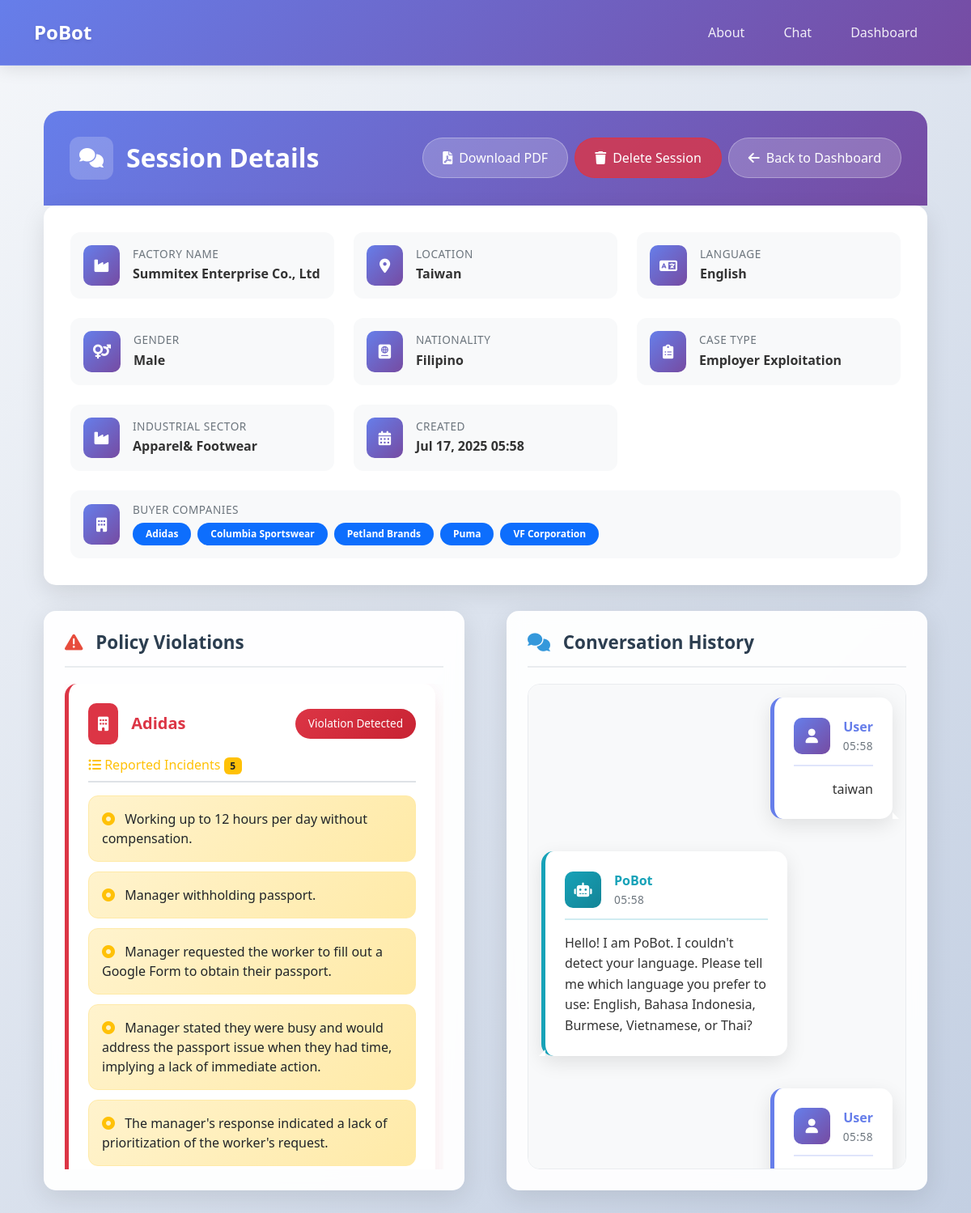
/session/35/, run on the app's committed database.
### chatbot/models.py (models this page shows, shortened)
class ChatSession(models.Model):
    user_name = models.CharField(max_length=255, null=True, blank=True)
    language = models.CharField(max_length=100, null=True, blank=True)
    location = models.CharField(max_length=255, null=True, blank=True)
    gender = models.CharField(max_length=50, null=True, blank=True)
    nationality = models.CharField(max_length=100, null=True, blank=True)
    job_in_factory = models.CharField(max_length=255, null=True, blank=True)
    factory_name = models.CharField(max_length=255, null=True, blank=True)
    factory_product = models.CharField(max_length=255, null=True, blank=True)
    industrial_sector = models.CharField(max_length=255, null=True, blank=True)
    recruitment_agency_name = models.CharField(max_length=255, null=True, blank=True)
    created_at = models.DateTimeField(auto_now_add=True)
    updated_at = models.DateTimeField(auto_now=True)
    case_type = models.CharField(max_length=100, null=True, blank=True)
    incident_description = models.TextField(null=True, blank=True)

class BuyerCompany(models.Model):
    session = models.ForeignKey(ChatSession, related_name='buyer_companies', on_delete=models.CASCADE)
    name = models.CharField(max_length=255)

class PolicyViolation(models.Model):
    id = models.UUIDField(primary_key=True, default=uuid.uuid4, editable=False)
    session = models.ForeignKey(ChatSession, related_name='violations', on_delete=models.CASCADE)
    buyer_company = models.CharField(max_length=255)
    violation_text = models.TextField()
    complaint_summary = models.TextField(blank=True, null=True)
    incidents = models.TextField(blank=True, null=True)  # JSON string of incidents list
    policy_violations = models.TextField(blank=True, null=True)  # JSON string of policy violations list
    created_at = models.DateTimeField(auto_now_add=True)
    updated_at = models.DateTimeField(auto_now=True)
    def get_incidents_list(self):
        if not self.incidents:
            return []
        try:
            return json.loads(self.incidents)
        except json.JSONDecodeError:
            return []
    def get_violations_list(self):
        if not self.policy_violations:
            return []
        try:
            return json.loads(self.policy_violations)
        except json.JSONDecodeError:
            return []

class ChatMessage(models.Model):
    session = models.ForeignKey(ChatSession, related_name='messages', on_delete=models.CASCADE)
    role = models.CharField(max_length=20)  # 'user' or 'assistant'
    content = models.TextField()
    timestamp = models.DateTimeField(auto_now_add=True)
    class Meta:
        ordering = ['timestamp']

### chatbot/views.py (the view)
# urls.py: path('session/<int:session_id>/', page_view_manager.session_detail, name='session_detail'),
    def session_detail(self, request, session_id):
        session = ChatSession.objects.get(id=session_id)
        messages = session.messages.all()
        violations = session.violations.all()
        buyer_companies = session.buyer_companies.all()
        return render(request, 'chatbot/session_detail.html', {
            'session': session,
            'messages': messages,
            'violations': violations,
            'buyer_companies': buyer_companies
        })

### templates/chatbot/session_detail.html (shortened to what this page needs)
{% extends 'base.html' %}
{% load static %}
{% block extra_css %}
<link rel="stylesheet" href="https://cdnjs.cloudflare.com/ajax/libs/font-awesome/6.0.0/css/all.min.css">
{% endblock %}
{% block content %}
<div class="session-wrapper">
    <div class="container">
        <div class="session-header">
            <div class="d-flex justify-content-between align-items-center">
                <h2>
                    <span class="header-icon">
                        <i class="fas fa-comments"></i>
                    </span>
                    Session Details
                </h2>
                <div class="d-flex gap-2">
                    {% if session.violations.exists %}
                    <a href="{% url 'download_session_pdf' session.id %}" class="back-btn" title="Download PDF Report">
                        <i class="fas fa-file-pdf"></i> Download PDF
                    </a>
                    {% endif %}
                    <button type="button" class="delete-btn" data-bs-toggle="modal" data-bs-target="#deleteModal" title="Delete Session">
                        <i class="fas fa-trash"></i> Delete Session
                    </button>
                    <a href="{% url 'dashboard' %}" class="back-btn">
                        <i class="fas fa-arrow-left"></i> Back to Dashboard
                    </a>
                </div>
            </div>
        </div>
        <div class="session-info">
            <div class="info-grid">
                <div class="info-item">
                    <div class="info-icon">
                        <i class="fas fa-industry"></i>
                    </div>
                    <div class="info-content">
                        <h6>Factory Name</h6>
                        <p>{{ session.factory_name|default:"Unknown" }}</p>
                    </div>
                </div>
                <div class="info-item">
                    <div class="info-icon">
                        <i class="fas fa-map-marker-alt"></i>
                    </div>
                    <div class="info-content">
                        <h6>Location</h6>
                        <p>{{ session.location|default:"Unknown" }}</p>
                    </div>
                </div>
                <div class="info-item">
                    <div class="info-icon">
                        <i class="fas fa-language"></i>
                    </div>
                    <div class="info-content">
                        <h6>Language</h6>
                        <p>{{ session.language|default:"Unknown" }}</p>
                    </div>
                </div>
                <div class="info-item">
                    <div class="info-icon">
                        <i class="fas fa-venus-mars"></i>
                    </div>
                    <div class="info-content">
                        <h6>Gender</h6>
                        <p>{{ session.gender|default:"Unknown" }}</p>
                    </div>
                </div>
                <div class="info-item">
                    <div class="info-icon">
                        <i class="fas fa-passport"></i>
                    </div>
                    <div class="info-content">
                        <h6>Nationality</h6>
                        <p>{{ session.nationality|default:"Unknown" }}</p>
                    </div>
                </div>
                <div class="info-item">
                    <div class="info-icon">
                        <i class="fas fa-clipboard-list"></i>
                    </div>
                    <div class="info-content">
                        <h6>Case Type</h6>
                        <p>{% if session.case_type %}{{ session.case_type }}{% else %}Not classified{% endif %}</p>
                    </div>
                </div>
                <div class="info-item">
                    <div class="info-icon">
                        <i class="fas fa-industry"></i>
                    </div>
                    <div class="info-content">
                        <h6>Industrial Sector</h6>
                        <p>{{ session.industrial_sector|default:"Unknown" }}</p>
                    </div>
                </div>
                <div class="info-item">
                    <div class="info-icon">
                        <i class="fas fa-calendar-alt"></i>
                    </div>
                    <div class="info-content">
                        <h6>Created</h6>
                        <p>{{ session.created_at|date:"M d, Y H:i" }}</p>
                    </div>
                </div>
                <div class="info-item" style="grid-column: 1 / -1;">
                    <div class="info-icon">
                        <i class="fas fa-building"></i>
                    </div>
                    <div class="info-content">
                        <h6>Buyer Companies</h6>
                        <div class="d-flex flex-wrap gap-2 mt-2">
                            {% for company in session.buyer_companies.all %}
                                <span class="badge bg-primary rounded-pill px-3 py-2">{{ company.name }}</span>
                            {% empty %}
                                <span class="text-muted">None identified</span>
                            {% endfor %}
                        </div>
                    </div>
                </div>
            </div>
        </div>
        <div class="content-columns">
            <div class="violations-column">
                {% if session.violations.exists %}
                <div class="violations-wrapper">
                    <div class="violations-header">
                        <h3><i class="fas fa-exclamation-triangle"></i> Policy Violations</h3>
                    </div>
                    <div class="violations-container">
                        {% for violation in session.violations.all %}
                        <div class="policy-violation">
                            <div class="violation-header">
                                <div class="violation-icon">
                                    <i class="fas fa-building"></i>
                                </div>
                                <div class="violation-title">
                                    <h5>{{ violation.buyer_company }}</h5>
                                </div>
                                <div class="violation-badge">
                                    Violation Detected
                                </div>
                            </div>
                            {% if violation.get_incidents_list %}
                            <div class="section-header">
                                <h6 class="text-warning mb-0">
                                    <i class="fas fa-list-ul"></i> Reported Incidents
                                    <span class="badge bg-warning text-dark">{{ violation.get_incidents_list|length }}</span>
                                </h6>
                            </div>
                            {% for incident in violation.get_incidents_list %}
                            <div class="incident-item">
                                <i class="fas fa-dot-circle text-warning me-2"></i>
                                {{ incident }}
                            </div>
                            {% endfor %}
                            {% endif %}
                        </div>
                        {% endfor %}
                    </div>
                </div>
                {% endif %}
            </div>
            <div class="conversation-column">
                <div class="conversation-wrapper">
                    <div class="conversation-header">
                        <h3><i class="fas fa-comments"></i> Conversation History</h3>
                    </div>
                    <div class="chat-container">
                        {% for message in session.messages.all %}
                        <div class="message-wrapper {% if message.role == 'user' %}user-wrapper{% else %}bot-wrapper{% endif %}">
                            <div class="message-bubble {% if message.role == 'user' %}user-message{% else %}bot-message{% endif %}">
                                <div class="message-header">
                                    <div class="message-avatar">
                                        {% if message.role == 'user' %}
                                            <i class="fas fa-user"></i>
                                        {% else %}
                                            <i class="fas fa-robot"></i>
                                        {% endif %}
                                    </div>
                                    <div class="message-info">
                                        <span class="message-sender">
                                            {% if message.role == 'user' %}User{% else %}PoBot{% endif %}
                                        </span>
                                        <span class="message-time">{{ message.timestamp|date:"H:i" }}</span>
                                    </div>
                                </div>
                                <div class="message-content">
                                    {{ message.content|linebreaks }}
                                </div>
                            </div>
                        </div>
                        {% endfor %}
                    </div>
                </div>
            </div>
        </div>
    </div>
</div>
{% endblock %}

### templates/base.html (shortened to what this page needs)
<!DOCTYPE html>
<html lang="en">
<head>
    <link href="https://cdn.jsdelivr.net/npm/bootstrap@5.3.0-alpha1/dist/css/bootstrap.min.css" rel="stylesheet">
    <link href="https://cdnjs.cloudflare.com/ajax/libs/font-awesome/6.0.0/css/all.min.css" rel="stylesheet">
    {% block extra_css %}{% endblock %}
</head>
<body>
    <nav class="navbar navbar-expand-lg navbar-dark mb-4">
        <div class="container">
            <a class="navbar-brand" href="{% url 'index' %}">PoBot</a>
            <div class="collapse navbar-collapse" id="navbarNav">
                <ul class="navbar-nav ms-auto">
                    <li class="nav-item">
                        <a class="nav-link" href="{% url 'about' %}">About</a>
                    </li>
                    <li class="nav-item">
                        <a class="nav-link" href="{% url 'index' %}">Chat</a>
                    </li>
                    <li class="nav-item">
                        <a class="nav-link" href="{% url 'dashboard' %}">Dashboard</a>
                    </li>
                </ul>
            </div>
        </div>
    </nav>
    <div class="container">
        {% block content %}{% endblock %}
    </div>
</body>
</html>

### templates/base.html (style rules this page uses)
body { font-family: 'Segoe UI', Tahoma, Geneva, Verdana, sans-serif; background-color: #f8f9fa; }
.navbar { background: linear-gradient(135deg, #667eea 0%, #764ba2 100%); box-shadow: 0 4px 20px rgba(0, 0, 0, 0.1); border-bottom: 1px solid rgba(255, 255, 255, 0.1); backdrop-filter: blur(10px); padding: 1rem 0; }
.navbar-brand { font-weight: 600; color: #ffffff; font-size: 1.5rem; text-shadow: 0 2px 4px rgba(0, 0, 0, 0.1); transition: all 0.3s ease; }
.navbar-nav .nav-link { color: rgba(255, 255, 255, 0.9) !important; font-weight: 500; padding: 0.75rem 1.25rem !important; border-radius: 25px; margin: 0 0.25rem; transition: all 0.3s ease; position: relative; }
.chat-container { height: 70vh; overflow-y: auto; border: 1px solid #dee2e6; border-radius: 0.25rem; padding: 1rem; background-color: #ffffff; }
.user-message { background-color: #e9ecef; margin-left: auto; text-align: right; }
.bot-message { background-color: #007bff; color: white; }

### data on the page
ChatSession: factory_name "Summitex Enterprise Co., Ltd", location "Taiwan", language "English", gender "Male", nationality "Filipino", case_type "Employer Exploitation", industrial_sector "Apparel& Footwear", created_at "Jul 17, 2025 05:58"
BuyerCompany: name "Adidas"
BuyerCompany: name "Columbia Sportswear"
BuyerCompany: name "Petland Brands"
BuyerCompany: name "Puma"
BuyerCompany: name "VF Corporation"
PolicyViolation: buyer_company "Adidas", get_incidents_list|length "5", get_incidents_list "Working up to 12 hours per day without compensation." "Manager withholding passport." "Manager requested the worker to fill out a Google Form to obtain their passport." "Manager stated they were busy and would address the passport issue when they had time, implying a lack of immediate action." "The manager's response indicated a lack of prioritization of the worker's request."
ChatMessage: role "user" (drawn), timestamp "05:58", content "taiwan"
ChatMessage: role "assistant" (drawn), timestamp "05:58", content "Hello! I am PoBot. I couldn't detect your language. Please tell me which language you prefer to use: English, Bahasa Indonesia, Burmese, Vietnamese, or Thai?"
ChatMessage: role "user" (drawn), timestamp "05:58"
